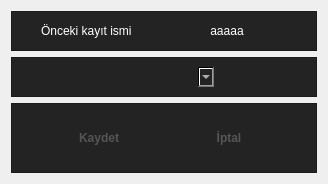
        <widget class="QWidget" name="page_5">
         <layout class="QVBoxLayout" name="verticalLayout_3">
          <item>
           <widget class="QFrame" name="frame_9">
            <property name="styleSheet">
             <string notr="true">background-color: rgb(35, 35, 35);</string>
            </property>
            <property name="frameShape">
             <enum>QFrame::StyledPanel</enum>
            </property>
            <property name="frameShadow">
             <enum>QFrame::Raised</enum>
            </property>
            <layout class="QHBoxLayout" name="horizontalLayout_8">
             <item>
              <spacer name="horizontalSpacer_6">
               <property name="orientation">
                <enum>Qt::Horizontal</enum>
               </property>
               <property name="sizeHint" stdset="0">
                <size>
                 <width>20</width>
                 <height>20</height>
                </size>
               </property>
              </spacer>
             </item>
             <item>
              <widget class="QLabel" name="label_5">
               <property name="sizePolicy">
                <sizepolicy hsizetype="Maximum" vsizetype="Maximum">
                 <horstretch>0</horstretch>
                 <verstretch>0</verstretch>
                </sizepolicy>
               </property>
               <property name="minimumSize">
                <size>
                 <width>120</width>
                 <height>17</height>
                </size>
               </property>
               <property name="maximumSize">
                <size>
                 <width>120</width>
                 <height>17</height>
                </size>
               </property>
               <property name="styleSheet">
                <string notr="true">font: 75 12pt &quot;FreeSans&quot;;
color: rgb(255, 255, 255);</string>
               </property>
               <property name="text">
                <string>Önceki kayıt ismi</string>
               </property>
              </widget>
             </item>
             <item>
              <widget class="QLabel" name="label_6">
               <property name="sizePolicy">
                <sizepolicy hsizetype="Minimum" vsizetype="Minimum">
                 <horstretch>0</horstretch>
                 <verstretch>0</verstretch>
                </sizepolicy>
               </property>
               <property name="minimumSize">
                <size>
                 <width>120</width>
                 <height>17</height>
                </size>
               </property>
               <property name="maximumSize">
                <size>
                 <width>120</width>
                 <height>17</height>
                </size>
               </property>
               <property name="styleSheet">
                <string notr="true">font: 75 12pt &quot;FreeSans&quot;;
color: rgb(255, 255, 255);
text-align: left;</string>
               </property>
               <property name="text">
                <string>aaaaa</string>
               </property>
               <property name="alignment">
                <set>Qt::AlignCenter</set>
               </property>
              </widget>
             </item>
             <item>
              <spacer name="horizontalSpacer_7">
               <property name="orientation">
                <enum>Qt::Horizontal</enum>
               </property>
               <property name="sizeHint" stdset="0">
                <size>
                 <width>20</width>
                 <height>20</height>
                </size>
               </property>
              </spacer>
             </item>
            </layout>
           </widget>
          </item>
          <item>
           <widget class="QFrame" name="frame_7">
            <property name="styleSheet">
             <string notr="true">background-color: rgb(35, 35, 35);</string>
            </property>
            <property name="frameShape">
             <enum>QFrame::StyledPanel</enum>
            </property>
            <property name="frameShadow">
             <enum>QFrame::Raised</enum>
            </property>
            <layout class="QHBoxLayout" name="horizontalLayout_9">
             <item>
              <spacer name="horizontalSpacer_8">
               <property name="orientation">
                <enum>Qt::Horizontal</enum>
               </property>
               <property name="sizeHint" stdset="0">
                <size>
                 <width>93</width>
                 <height>20</height>
                </size>
               </property>
              </spacer>
             </item>
             <item>
              <widget class="QComboBox" name="marka_secim">
               <property name="sizePolicy">
                <sizepolicy hsizetype="Maximum" vsizetype="Maximum">
                 <horstretch>0</horstretch>
                 <verstretch>0</verstretch>
                </sizepolicy>
               </property>
               <property name="minimumSize">
                <size>
                 <width>100</width>
                 <height>20</height>
                </size>
               </property>
               <property name="maximumSize">
                <size>
                 <width>100</width>
                 <height>20</height>
                </size>
               </property>
               <property name="styleSheet">
                <string notr="true">QComboBox {
	color: rgb(255, 255, 255);
	background-color: qlineargradient(spread:pad, x1:0, y1:0, x2:1, y2:0, stop:0 rgba(252, 160, 36, 0), stop:1 rgba(255, 255, 0, 0));
	border: 0px solid;
    font: 75 12pt &quot;FreeSans&quot;;
}
</string>
               </property>
              </widget>
             </item>
             <item>
              <spacer name="horizontalSpacer_9">
               <property name="orientation">
                <enum>Qt::Horizontal</enum>
               </property>
               <property name="sizeHint" stdset="0">
                <size>
                 <width>93</width>
                 <height>20</height>
                </size>
               </property>
              </spacer>
             </item>
            </layout>
           </widget>
          </item>
          <item>
           <widget class="QFrame" name="frame_8">
            <property name="styleSheet">
             <string notr="true">background-color: rgb(35, 35, 35);</string>
            </property>
            <property name="frameShape">
             <enum>QFrame::StyledPanel</enum>
            </property>
            <property name="frameShadow">
             <enum>QFrame::Raised</enum>
            </property>
            <layout class="QHBoxLayout" name="horizontalLayout_10">
             <item>
              <spacer name="horizontalSpacer_10">
               <property name="orientation">
                <enum>Qt::Horizontal</enum>
               </property>
               <property name="sizeHint" stdset="0">
                <size>
                 <width>30</width>
                 <height>20</height>
                </size>
               </property>
              </spacer>
             </item>
             <item>
              <widget class="QPushButton" name="btn_makine_bilgi_7">
               <property name="minimumSize">
                <size>
                 <width>90</width>
                 <height>50</height>
                </size>
               </property>
               <property name="styleSheet">
                <string notr="true">
QPushButton {
  background-color: rgb(35, 35, 35);
  color: rgb(85, 85, 85);
  font-weight: 600;
  font: 75 12pt &quot;FreeSans&quot;;

  border-radius: 20px;
  padding: 5px 15px;
  outline: 0px;



}
QPushButton:hover,
QPushButton:focus {
  color: rgb(255, 255, 255);

  background-color: rgb(0, 170, 0);
  border-radius: 20px;

}
QPushButton:pressed{
  color: rgb(255, 255, 255);

  background-color: rgb(0, 170, 0);
  border-radius: 20px;

}
	
	</string>
               </property>
               <property name="text">
                <string>Kaydet</string>
               </property>
               <property name="iconSize">
                <size>
                 <width>45</width>
                 <height>45</height>
                </size>
               </property>
              </widget>
             </item>
             <item>
              <spacer name="horizontalSpacer_11">
               <property name="orientation">
                <enum>Qt::Horizontal</enum>
               </property>
               <property name="sizeHint" stdset="0">
                <size>
                 <width>31</width>
                 <height>20</height>
                </size>
               </property>
              </spacer>
             </item>
             <item>
              <widget class="QPushButton" name="btn_makine_bilgi_8">
               <property name="minimumSize">
                <size>
                 <width>90</width>
                 <height>50</height>
                </size>
               </property>
               <property name="styleSheet">
                <string notr="true">
QPushButton {
  background-color: rgb(35, 35, 35);
  color: rgb(85, 85, 85);
  font-weight: 600;
  font: 75 12pt &quot;FreeSans&quot;;

  border-radius: 20px;
  padding: 5px 15px;
  outline: 0px;



}
QPushButton:hover,
QPushButton:focus {
  color: rgb(255, 255, 255);

  background-color: rgb(0, 170, 0);
  border-radius: 20px;

}
QPushButton:pressed{
  color: rgb(255, 255, 255);

  background-color: rgb(0, 170, 0);
  border-radius: 20px;

}
	
	</string>
               </property>
               <property name="text">
                <string>İptal</string>
               </property>
               <property name="iconSize">
                <size>
                 <width>45</width>
                 <height>45</height>
                </size>
               </property>
              </widget>
             </item>
             <item>
              <spacer name="horizontalSpacer_12">
               <property name="orientation">
                <enum>Qt::Horizontal</enum>
               </property>
               <property name="sizeHint" stdset="0">
                <size>
                 <width>30</width>
                 <height>20</height>
                </size>
               </property>
              </spacer>
             </item>
            </layout>
           </widget>
          </item>
         </layout>
        </widget>
